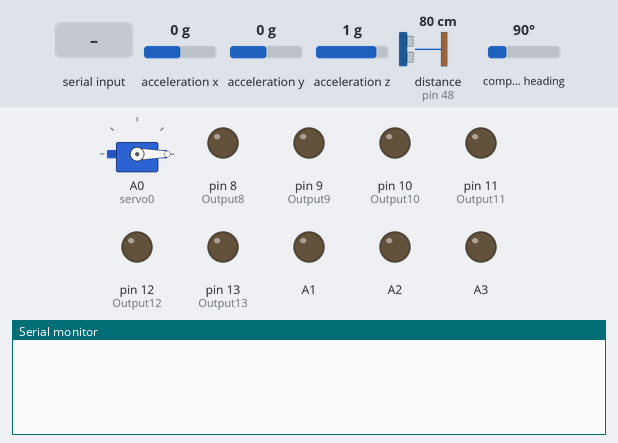
A sketch run on a simulated Arduino Nano, built with avr-gcc and run on an emulated ATmega328P. On the bench: servo, output pins drawn as LEDs (lit = HIGH), the last lines printed to the serial monitor. The inputs (shaded band) are chosen by the test bench; at power-on: acceleration x 0 g, acceleration y 0 g, acceleration z 1 g, distance to the obstacle (sensor on pin 48) 80 cm, compass heading 90°. The echo pulse lasts 58.3 µs per cm.

Above: at 2.3 s.
2.4 s: "SV\n" received over Serial
At 3.5 s:
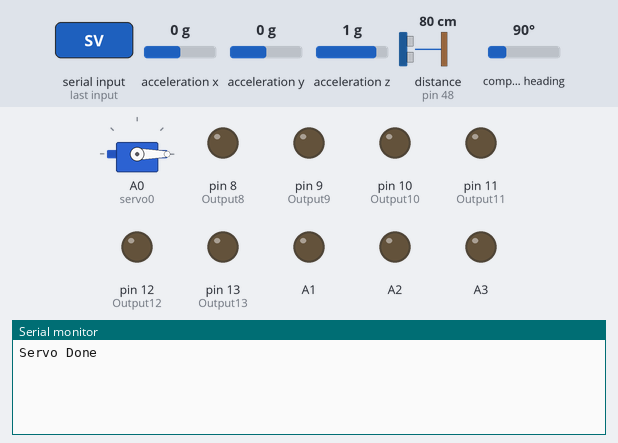
3.9 s: "RD\n" received over Serial
At 4.6 s:
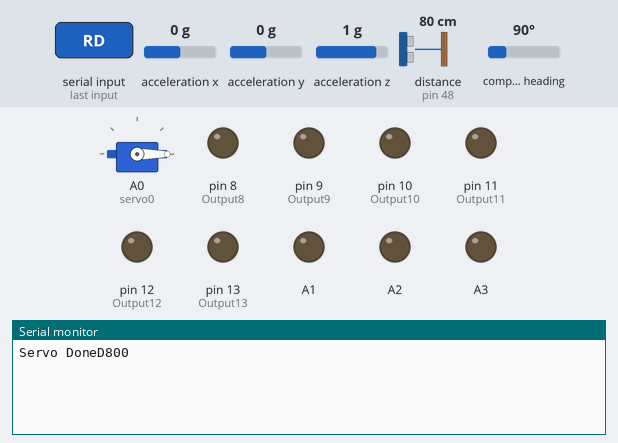
5.4 s: "RO\n" received over Serial
At 5.8 s:
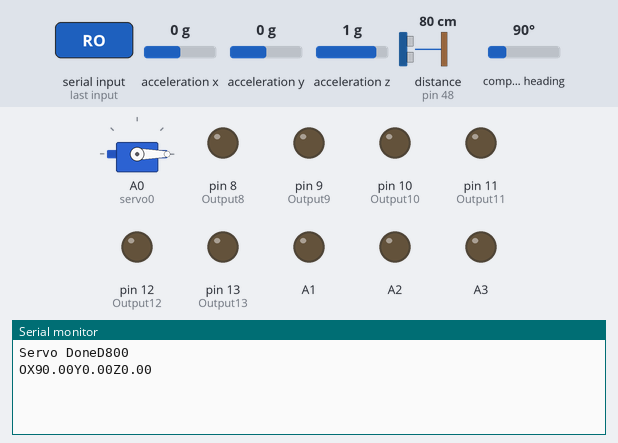

Measured:
- after the input at 2.4 s, the serial monitor: prints a new line at once (image 1)
- after the input at 3.9 s, the serial monitor: prints a new line at once (image 2)
- after the input at 5.4 s, the serial monitor: prints a new line at once (image 3)

The sketch:

Gripper_nano_based_on_AR4_nano_sketch_v1.3.ino
```cpp
// (licence header left out)
#include <Servo.h>
#include <Wire.h>
#include <Adafruit_VL53L1X.h>
#include <Adafruit_BNO055.h>
#include <Adafruit_Sensor.h>

String inData;

// Servo objects - only servo0 is used
Servo servo0;

// Sensor objects
Adafruit_VL53L1X vl53 = Adafruit_VL53L1X();
Adafruit_BNO055 bno = Adafruit_BNO055(55, 0x29);

// Sensor initialization flags
bool vl53Initialized = false;
bool bnoInitialized = false;

// I2C Addresses
#define VL53L1X_DEFAULT_ADDR 0x29
#define VL53L1X_NEW_ADDR 0x30

// Pin definitions
const int Input2 = 2;
const int Input3 = 3;
const int Input4 = 4;
const int Input5 = 5;
const int Input6 = 6;
const int Input7 = 7;

const int Output8 = 8;
const int Output9 = 9;
const int Output10 = 10;
const int Output11 = 11;
const int Output12 = 12;
const int Output13 = 13;

// Function to change VL53L1X I2C address
bool changeVL53L1XAddress(uint8_t new_address) {
  Wire.beginTransmission(VL53L1X_DEFAULT_ADDR);
  Wire.write(0x00);
  Wire.write(0x01);
  Wire.write(new_address << 1);
  return (Wire.endTransmission() == 0);
}

// Initialize sensors
void initializeSensors() {
  Wire.begin();

  // Initialize VL53L1X
  bool foundAt30 = vl53.begin(VL53L1X_NEW_ADDR, &Wire);

  if (!foundAt30) {
    if (vl53.begin(VL53L1X_DEFAULT_ADDR, &Wire)) {
      changeVL53L1XAddress(VL53L1X_NEW_ADDR);
      delay(50);
    }
  }

  if (vl53.startRanging()) {
    vl53.setTimingBudget(50);
    vl53Initialized = true;
  }

  // Initialize BNO055
  delay(100);
  if (bno.begin()) {
    delay(1000);
    bno.setExtCrystalUse(true);
    bnoInitialized = true;
  }
}

void setup() {
  Serial.begin(9600);

  // Setup pins - A4 and A5 are reserved for I2C
  pinMode(A0, OUTPUT);
  pinMode(A1, OUTPUT);
  pinMode(A2, OUTPUT);
  pinMode(A3, OUTPUT);
  pinMode(A6, OUTPUT);
  pinMode(A7, OUTPUT);

  pinMode(Input2, INPUT_PULLUP);
  pinMode(Input3, INPUT_PULLUP);
  pinMode(Input4, INPUT_PULLUP);
  pinMode(Input5, INPUT_PULLUP);
  pinMode(Input6, INPUT_PULLUP);
  pinMode(Input7, INPUT_PULLUP);

  pinMode(Output8, OUTPUT);
  pinMode(Output9, OUTPUT);
  pinMode(Output10, OUTPUT);
  pinMode(Output11, OUTPUT);
  pinMode(Output12, OUTPUT);
  pinMode(Output13, OUTPUT);

  // Only attach servo0 for gripper
  // Attach with extended range: 500-2500 microseconds
  servo0.attach(A0, 500, 2500);
  // Initialize to position 0 (fully open)
  servo0.writeMicroseconds(500);  // 0 degrees = fully open

  // Initialize sensors
  initializeSensors();
}

void loop() {
  while (Serial.available() > 0) {
    char recieved = Serial.read();
    inData += recieved;

    if (recieved == '\n') {
      String function = inData.substring(0, 2);

      //-----COMMAND TO MOVE SERVO---------------------------------------------------
      // SV command accepts 0-360 degrees
      // Servo has 2:1 ratio: commanded 180° = actual 90° movement
      // So we need wider pulse range to get full movement
      if (function == "SV") {
        int SVstart = inData.indexOf('V');
        int POSstart = inData.indexOf('P');
        int servoNum = inData.substring(SVstart + 1, POSstart).toInt();
        int servoPOS = inData.substring(POSstart + 1).toInt();

        // Only servo0 is active
        if (servoNum == 0) {
          // Map 0-180 degrees to full pulse range (500-2500µs)
          // This compensates for 2:1 gear ratio
          int pulseWidth = map(servoPOS, 0, 180, 500, 2500);
          servo0.writeMicroseconds(pulseWidth);
        }
        Serial.print("Servo Done");
      }

      //-----COMMAND READ DISTANCE FROM VL53L1X--------------------------------------
      // Format: RD\n
      // Response: D<distance_in_mm>\n or ERROR\n
      if (function == "RD") {
        if (vl53Initialized && vl53.dataReady()) {
          int16_t distance = vl53.distance();
          Serial.print("D");
          Serial.println(distance);
          vl53.clearInterrupt();
        } else {
          Serial.println("ERROR");
        }
      }

      //-----COMMAND READ ORIENTATION FROM BNO055------------------------------------
      // Format: RO\n
      // Response: OX<x>Y<y>Z<z>\n or ERROR\n
      if (function == "RO") {
        if (bnoInitialized) {
          sensors_event_t orientationData;
          bno.getEvent(&orientationData, Adafruit_BNO055::VECTOR_EULER);

          Serial.print("OX");
          Serial.print(orientationData.orientation.x, 2);
          Serial.print("Y");
          Serial.print(orientationData.orientation.y, 2);
          Serial.print("Z");
          Serial.println(orientationData.orientation.z, 2);
        } else {
          Serial.println("ERROR");
        }
      }

      //-----COMMAND READ CALIBRATION STATUS FROM BNO055-----------------------------
      // Format: RC\n
      // Response: CS<sys>G<gyro>A<accel>M<mag>\n or ERROR\n
      if (function == "RC") {
        if (bnoInitialized) {
          uint8_t system, gyro, accel, mag;
          bno.getCalibration(&system, &gyro, &accel, &mag);

          Serial.print("CS");
          Serial.print(system);
          Serial.print("G");
          Serial.print(gyro);
          Serial.print("A");
          Serial.print(accel);
          Serial.print("M");
          Serial.println(mag);
        } else {
          Serial.println("ERROR");
        }
      }

      //-----COMMAND IF INPUT THEN JUMP----------------------------------------------
      if (function == "JF") {
        int IJstart = inData.indexOf('X');
        int IJTabstart = inData.indexOf('T');
        int IJInputNum = inData.substring(IJstart + 1, IJTabstart).toInt();
        if (digitalRead(IJInputNum) == HIGH) {
          Serial.println("T");
        }
        if (digitalRead(IJInputNum) == LOW) {
          Serial.println("F");
        }
      }

      //-----COMMAND SET OUTPUT ON---------------------------------------------------
      if (function == "ON") {
        int ONstart = inData.indexOf('X');
        int outputNum = inData.substring(ONstart + 1).toInt();
        digitalWrite(outputNum, HIGH);
        Serial.print("Done");
      }

      //-----COMMAND SET OUTPUT OFF--------------------------------------------------
      if (function == "OF") {
        int ONstart = inData.indexOf('X');
        int outputNum = inData.substring(ONstart + 1).toInt();
        digitalWrite(outputNum, LOW);
        Serial.print("Done");
      }

      //-----COMMAND TO WAIT 5v INPUT------------------------------------------------
      if (function == "WI") {
        int inputVal = -1;
        int inputIndex = inData.indexOf('A');
        int valueIndex = inData.indexOf('B');
        int timoutIndex = inData.indexOf('C');
        int input = inData.substring(inputIndex + 1, valueIndex).toInt();
        int value = inData.substring(valueIndex + 1, timoutIndex).toInt();
        int timeout = inData.substring(timoutIndex + 1).toInt();
        unsigned long timeoutMillis = timeout * 1000;
        unsigned long startTime = millis();
        while ((millis() - startTime < timeoutMillis) && (inputVal != value)) {
          inputVal = digitalRead(input);
          delay(100);
        }
        delay(5);
        Serial.print("Done");
      }

      //-----COMMAND ECHO TEST MESSAGE-----------------------------------------------
      if (function == "TM") {
        String echo = inData.substring(2);
        Serial.println(echo);
      }

      else {
        inData = "";  // Clear received buffer
      }
    }
  }
}
```
